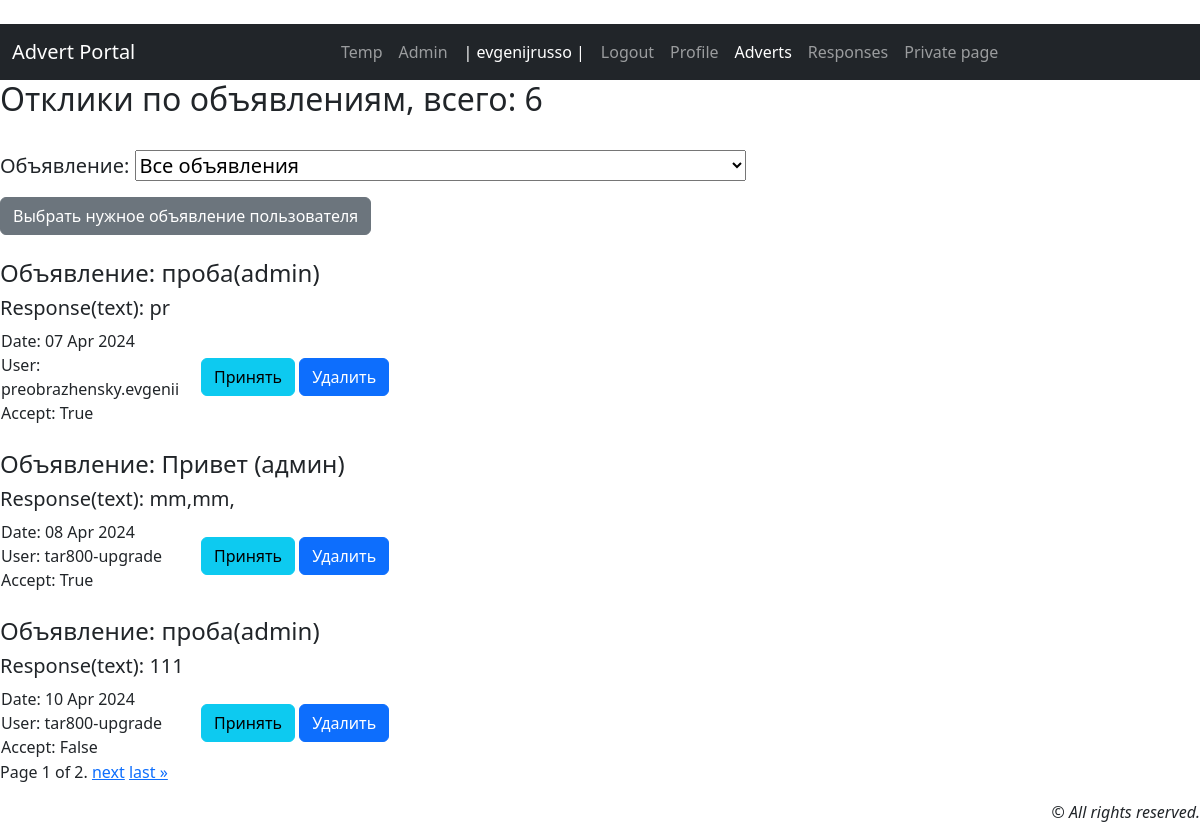
The app's page /callboard/responses/private (signed in) with its own data.
### callboard/models.py (models this page shows, shortened)
class User(AbstractUser):
    code = models.CharField(max_length=15, blank=True, null=True, verbose_name=_('Code'))  # доп. поле для user

class Response(models.Model):
    text = models.TextField(_('Reply text'))  # Текст ответа
    response_date = models.DateTimeField(auto_now_add=True, verbose_name=_('Date of response'))  # Дата ответа
    advert = models.ForeignKey(
        Advert,
        on_delete=models.CASCADE,
        verbose_name=_('Advert'),
        related_name='responses'
    )
    user = models.ForeignKey(
        User,
        on_delete=models.CASCADE,
        verbose_name='Author of the ad',
        related_name='responses'
    )
    accept = models.BooleanField(default=False, verbose_name='Accept')  # принимать пользователем объевления
    class Meta:
        verbose_name = _('Response')
        verbose_name_plural = _('Responses')
        ordering = ['-response_date']

class Advert(models.Model):
    user = models.ForeignKey(
        settings.AUTH_USER_MODEL, on_delete=models.PROTECT,
        verbose_name='Author of the ad', related_name='adverts',
    )
    category = models.CharField(_('Category'), max_length=20, choices=CATEGORY)
    title = models.CharField(_('Title'), max_length=100)
    content = models.TextField(_('Description'))  # Описание
    created = models.DateTimeField(auto_now_add=True, verbose_name='Created data')
    file = models.FileField("File", upload_to="files/", blank=True, null=True)
    def __str__(self):
        return f'{self.title}, {self.category}, {self.created}'
    class Meta:
        verbose_name = _('Advert')
        verbose_name_plural = _('Advert')
        ordering = ['-created']

### callboard/views/response.py (the view)
# urls.py: path('callboard/responses/private', PrivateView.as_view(), name='private_response'),
class PrivateView(LoginRequiredMixin, ListView):
    model = Response
    ordering = '-response_date'
    template_name = 'callboard/private_response.html'
    context_object_name = 'responses'
    paginate_by = 3
    def get_queryset(self):
        queryset = Response.objects.filter(advert__user=self.request.user).order_by('response_date')
        self.filterset = ResponseFilter(self.request.GET, queryset=queryset,request=self.request.user)
        return self.filterset.qs
    def get_context_data(self, *, object_list=None, **kwargs):
        context = super().get_context_data(**kwargs)
        context['filterset'] = self.filterset
        page = context['page_obj']
        context['paginator_range'] = page.paginator.get_elided_page_range(
            page.number, on_each_side=1, on_ends=1)
        return context

### callboard/templates/callboard/private_response.html (shortened to what this page needs)
{% extends 'default.html' %}
{% load i18n %}
{% block content %}
    <h2>Отклики по объявлениям, всего: {{ page_obj.paginator.count }}</h2>
    <br>
    <form action="" method="get">
        <h5>{{ filterset.form.as_p }}</h5>
        <button class="btn btn-secondary" type="submit">Выбрать нужное объявление пользователя</button>
    </form>
            {% for response in page_obj %}
            <br>
            <h4><a class="nav-link" href="/callboard/{{ response.advert.id }}"> Объявление: {{ response.advert.title}}</a></h4>
            <h5>Response(text): {{ response.text }}</h5>
            <table width="100%">
                <tr>
                    <td width="200">
                        <div>Date: {{ response.response_date|date:'d M Y' }}</div>
                        <div>User: {{ response.user }}</div>
                        <div>Accept: {{ response.accept }}</div>
                    </td>
                    <td align="left">
                        {% if response.accepted %}
                        <p>Отклик принят</p>
                        {% else %}
                        <form action="" method="post">
                            <a style="text-decoration: none" href="{% url 'accept_response' response.id %}">
                                <input id="acceptButton" class="btn btn-info" type="button" value="Принять" />
                            </a>
                            <a style="text-decoration: none" href="/callboard/responses/delete/{{ response.pk }}">
                                <input id="deleteButton" class="btn btn-primary"
                                       type="button" value="Удалить" />
                            </a>
                        </form>
                        {% endif %}
                    </td>
                </tr>
            </table>
    {% empty %}
        <h3>Responses empty.</h3>
    {% endfor %}
{% endblock content %}

### templates/default.html (shortened to what this page needs)
{% load django_bootstrap5 %}
{% load i18n %}
{% load static %}
{{ '<' }}{{ '!DOCTYPE html>' }}
<html lang="en">
<head>
    {% bootstrap_css %}
     <link rel="stylesheet" type="text/css" href="{% static 'callboard/css/styles.css' %}">
</head>
<body class="contaiter-fluid">
    <nav class="navbar navbar-expand-lg navbar-dark bg-dark">
      <div class="container-fluid">
           <a class="navbar-brand" href="#">Advert Portal</a>
       <div class="collapse navbar-collapse justify-content-center" id="navbarNav">
              <ul class="navbar-nav mb-2 mb-lg-0">
                 <li class="nav-item active"><a class="nav-link" aria-current="page" href="../">Temp</a></li>
                 <li class="nav-item"><a class="nav-link" href="/admin/">Admin</a></li>
                 <li class="nav-item">{% if user.is_authenticated %}<a class="nav-link active">| {{ request.user.username }} |</a>{% endif %}</li>
                 <li class="nav-item">{% if user.is_authenticated %}<a class="nav-link" href='{% url "account_logout" %}'>{% trans "Logout" %}</a>{% endif %}</li>
                 <li class="nav-item">{% if user.is_authenticated %}<a class="nav-link" href='{% url "profile" %}'>{% trans "Profile" %}</a>{% endif %}</li>
                 <li class="nav-item"><a class="nav-link active" href='{% url "advert_list" %}'>{% translate "Adverts" %}</a></li>
                 <li class="nav-item"><a class="nav-link" href='{% url "response_list" %}'>{% translate "Responses" %}</a></li>
                 <li class="nav-item"><a class="nav-link" href='{% url "private_response" %}'>{% translate "Private page" %}</a></li>
              </ul>
         </div>
      </div>
    </nav>
    {% block content %}
    {% endblock content %}
<div class="pagination">
{% if is_paginated %}
   <span>
       <span class="current">
         Page {{ page_obj.number }} of {{ page_obj.paginator.num_pages }}.
      </span>
       {% if page_obj.has_next %}
            <a href="?page={{ page_obj.next_page_number }}">next</a>
            <a href="?page={{ page_obj.paginator.num_pages }}">last &raquo;</a>
       {% endif %}
   </span>
{% endif %}
</div>
<footer class="mt-3"><p class="text-end fst-italic">&copy; All rights reserved.</p></footer>
</body>
</html>

### callboard/static/callboard/css/styles.css (style rules this page uses)
:root, [data-bs-theme=light] { --bs-blue: #0d6efd; --bs-indigo: #6610f2; --bs-purple: #6f42c1; --bs-pink: #d63384; --bs-red: #dc3545; --bs-orange: #fd7e14; --bs-yellow: #ffc107; --bs-green: #198754; --bs-teal: #20c997; --bs-cyan: #0dcaf0; --bs-black: #000; --bs-white: #fff; --bs-gray: #6c757d; --bs-gray-dark: #343a40; --bs-gray-100: #f8f9fa; --bs-gray-200: #e9ecef; --bs-gray-300: #dee2e6; --bs-gray-400: #ced4da; --bs-gray-500: #adb5bd; --bs-gray-600: #6c757d; --bs-gray-700: #495057; --bs-gray-800: #343a40; --bs-gray-900: #212529; --bs-primary: #0d6efd; --bs-secondary: #6c757d; --bs-success: #198754; --bs-info: #0dcaf0; --bs-warning: #ffc107; --bs-danger: #dc3545; --bs-light: #f8f9fa; --bs-dark: #212529; --bs-primary-rgb: 13, 110, 253; --bs-secondary-rgb: 108, 117, 125; --bs-success-rgb: 25, 135, 84; --bs-info-rgb: 13, 202, 240; --bs-warning-rgb: 255, 193, 7; --bs-danger-rgb: 220, 53, 69; --bs-light-rgb: 248, 249, 250; --bs-dark-rgb: 33, 37, 41; --bs-primary-text-emphasis: #052c65; --bs-secondary-text-emphasis: #2b2f32; --bs-success-text-emphasis: #0a3622; --bs-info-text-emphasis: #055160; --bs-warning-text-emphasis: #664d03; --bs-danger-text-emphasis: #58151c; --bs-light-text-emphasis: #495057; --bs-dark-text-emphasis: #495057; --bs-primary-bg-subtle: #cfe2ff; --bs-secondary-bg-subtle: #e2e3e5; --bs-success-bg-subtle: #d1e7dd; --bs-info-bg-subtle: #cff4fc; --bs-warning-bg-subtle: #fff3cd; --bs-danger-bg-subtle: #f8d7da; --bs-light-bg-subtle: #fcfcfd; --bs-dark-bg-subtle: #ced4da; --bs-primary-border-subtle: #9ec5fe; --bs-secondary-border-subtle: #c4c8cb; --bs-success-border-subtle: #a3cfbb; --bs-info-border-subtle: #9eeaf9; --bs-warning-border-subtle: #ffe69c; --bs-danger-border-subtle: #f1aeb5; --bs-light-border-subtle: #e9ecef; --bs-dark-border-subtle: #adb5bd; --bs-white-rgb: 255, 255, 255; --bs-black-rgb: 0, 0, 0; --bs-font-sans-serif: system-ui, -apple-system, "Segoe UI", Roboto, "Helvetica Neue", "Noto Sans", "Liberation Sans", Arial, sans-serif, "Apple Color Emoji", "Segoe UI Emoji", "Segoe UI Symbol", "Noto Color Emoji"; --bs-font-monospace: SFMono-Regular, Menlo, Monaco, Consolas, "Liberation Mono", "Courier New", monospace; --bs-gradient: linear-gradient(180deg, rgba(255, 255, 255, 0.15), rgba(255, 255, 255, 0)); --bs-body-font-family: var(--bs-font-sans-serif); --bs-body-font-size: 1rem; --bs-body-font-weight: 400; --bs-body-line-height: 1.5; --bs-body-color: #212529; --bs-body-color-rgb: 33, 37, 41; --bs-body-bg: #fff; --bs-body-bg-rgb: 255, 255, 255; --bs-emphasis-color: #000; --bs-emphasis-color-rgb: 0, 0, 0; --bs-secondary-color: rgba(33, 37, 41, 0.75); --bs-secondary-color-rgb: 33, 37, 41; --bs-secondary-bg: #e9ecef; --bs-secondary-bg-rgb: 233, 236, 239; --bs-tertiary-color: rgba(33, 37, 41, 0.5); --bs-tertiary-color-rgb: 33, 37, 41; --bs-tertiary-bg: #f8f9fa; --bs-tertiary-bg-rgb: 248, 249, 250; --bs-heading-color: inherit; --bs-link-color: #0d6efd; --bs-link-color-rgb: 13, 110, 253; --bs-link-decoration: underline; --bs-link-hover-color: #0a58ca; --bs-link-hover-color-rgb: 10, 88, 202; --bs-code-color: #d63384; --bs-highlight-color: #212529; --bs-highlight-bg: #fff3cd; --bs-border-width: 1px; --bs-border-style: solid; --bs-border-color: #dee2e6; --bs-border-color-translucent: rgba(0, 0, 0, 0.175); --bs-border-radius: 0.375rem; --bs-border-radius-sm: 0.25rem; --bs-border-radius-lg: 0.5rem; --bs-border-radius-xl: 1rem; --bs-border-radius-xxl: 2rem; --bs-border-radius-2xl: var(--bs-border-radius-xxl); --bs-border-radius-pill: 50rem; --bs-box-shadow: 0 0.5rem 1rem rgba(0, 0, 0, 0.15); --bs-box-shadow-sm: 0 0.125rem 0.25rem rgba(0, 0, 0, 0.075); --bs-box-shadow-lg: 0 1rem 3rem rgba(0, 0, 0, 0.175); --bs-box-shadow-inset: inset 0 1px 2px rgba(0, 0, 0, 0.075); --bs-focus-ring-width: 0.25rem; --bs-focus-ring-opacity: 0.25; --bs-focus-ring-color: rgba(13, 110, 253, 0.25); --bs-form-valid-color: #198754; --bs-form-valid-border-color: #198754; --bs-form-invalid-color: #dc3545; --bs-form-invalid-border-color: #dc3545; }

### records on screen
User: user.username "evgenijrusso"
Response: advert "проба(admin)", text "pr", response_date "07 Apr 2024", user "preobrazhensky.evgenii", accept "True"
Response: advert "Привет (админ)", text "mm,mm,", response_date "08 Apr 2024", user "tar800-upgrade", accept "True"
Response: advert "проба(admin)", text "111", response_date "10 Apr 2024", user "tar800-upgrade", accept "False"

### other values on screen
{{ page_obj.paginator.count }} "6"
{{ page_obj.number }} "1"
{{ page_obj.paginator.num_pages }} "2"
